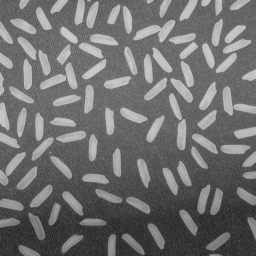
%> input picture vc/sample images/rice.png, 256 x 256 px
$ octave morfologia2.m   (GNU Octave 9; MATLAB toolbox functions it lacks are replaced by stand-ins)
%> lines starting %> are read from the running program, lines starting %| are printed output that depends on the picture; in (x1, y1, x2, y2) boxes, pixels count from 0 and x2, y2 are one past the last pixel; in counts of white or black regions, pixels touching at a corner belong together; the program's own positions count from 1
I = imread('rice.png');
%> I is the input picture: size 256x256 uint8; min 40, max 204, mean 111.2
% h = imhist(I);
% bar(h);
BW = I > 115;
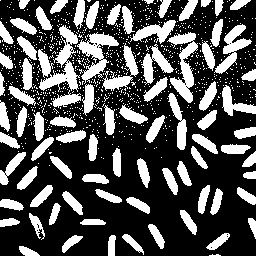
%> BW: size 256x256 logical; 32.1% white; 950 white regions (868 under 20 px), largest, box (x1, y1, x2, y2) and area: (38, 25, 80, 92) 1180, (167, 32, 198, 103) 912, (77, 32, 119, 84) 848
EE = strel('disk',3);
BWF = imopen(BW,EE);
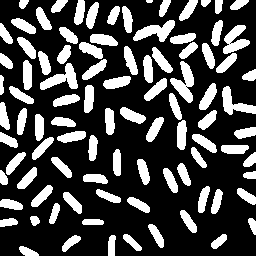
%> BWF: size 256x256 logical; 28% white; 94 white regions (1 under 20 px), largest, box (x1, y1, x2, y2) and area: (170, 61, 194, 103) 485, (40, 63, 78, 90) 460, (133, 20, 175, 42) 456

BW = BWF;

BBW = false(size(BW));
BBW(:,1) = true;
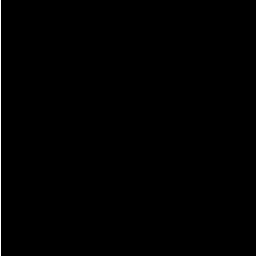
%> BBW: size 256x256 logical; 0.39% white in thin lines or dots, all inside (x1, y1, x2, y2) = (0, 0, 1, 256)
BBW(:,end) = true;
BBW(end,:) = true;
BBW(1,:) = true;
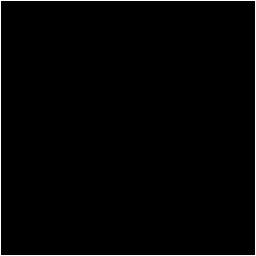
%> BBW: size 256x256 logical; 1.6% white in thin lines or dots

RI = imreconstruct(BBW,BW);
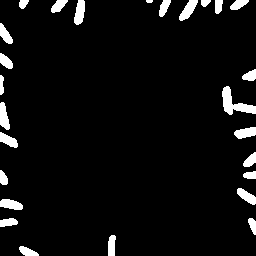
%> RI: size 256x256 logical; 5.5% white; 26 white regions (1 under 20 px), largest, box (x1, y1, x2, y2) and area: (222, 86, 256, 115) 416, (74, 0, 85, 25) 204, (179, 0, 198, 21) 204
FBI = BW & not(RI);
FBI = bwmorph(FBI,'skel',Inf);
%> FBI: size 256x256 logical; 3.4% white in thin lines or dots
FBI = bwmorph(FBI,'spur',5);
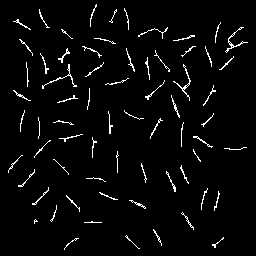
%> FBI: size 256x256 logical; 3.2% white in thin lines or dots
montage({BW,FBI});
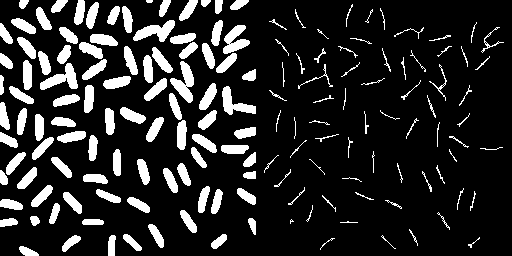
%> displayed picture: size 256x512 logical; 15.6% white; 162 white regions (5 under 20 px), largest, box (x1, y1, x2, y2) and area: (170, 61, 194, 103) 485, (40, 63, 78, 90) 460, (133, 20, 175, 42) 456

$ run again, with vc/sample images/coins.png copied over vc/sample images/rice.png
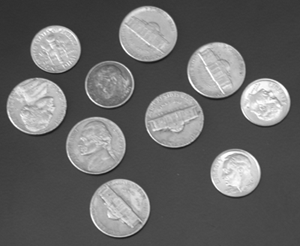
%> input picture vc/sample images/coins.png, 300 x 246 px
%> I is the input picture: size 246x300 uint8; min 23, max 255, mean 103
%> `BW = I > 115;`:
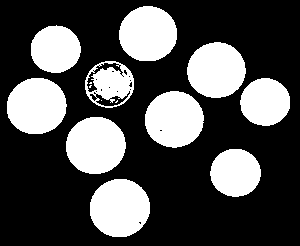
%> BW: size 246x300 logical; 31% white; 14 white regions (4 under 20 px), largest, box (x1, y1, x2, y2) and area: (90, 179, 150, 237) 2763, (66, 117, 126, 174) 2696, (7, 78, 67, 134) 2664
%> BWF: size 246x300 logical; 30.3% white; 11 white regions, largest, box (x1, y1, x2, y2) and area: (90, 179, 150, 237) 2756, (66, 117, 126, 174) 2696, (7, 78, 67, 134) 2664
%> RI: size 246x300 logical; every value is 0
%> `montage({BW,FBI});`:
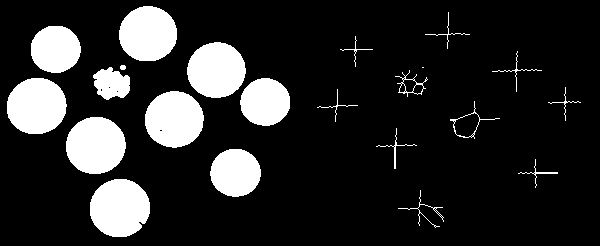
%> displayed picture: size 246x600 logical; 15.8% white; 22 white regions (1 under 20 px), largest, box (x1, y1, x2, y2) and area: (90, 179, 150, 237) 2756, (66, 117, 126, 174) 2696, (7, 78, 67, 134) 2664
